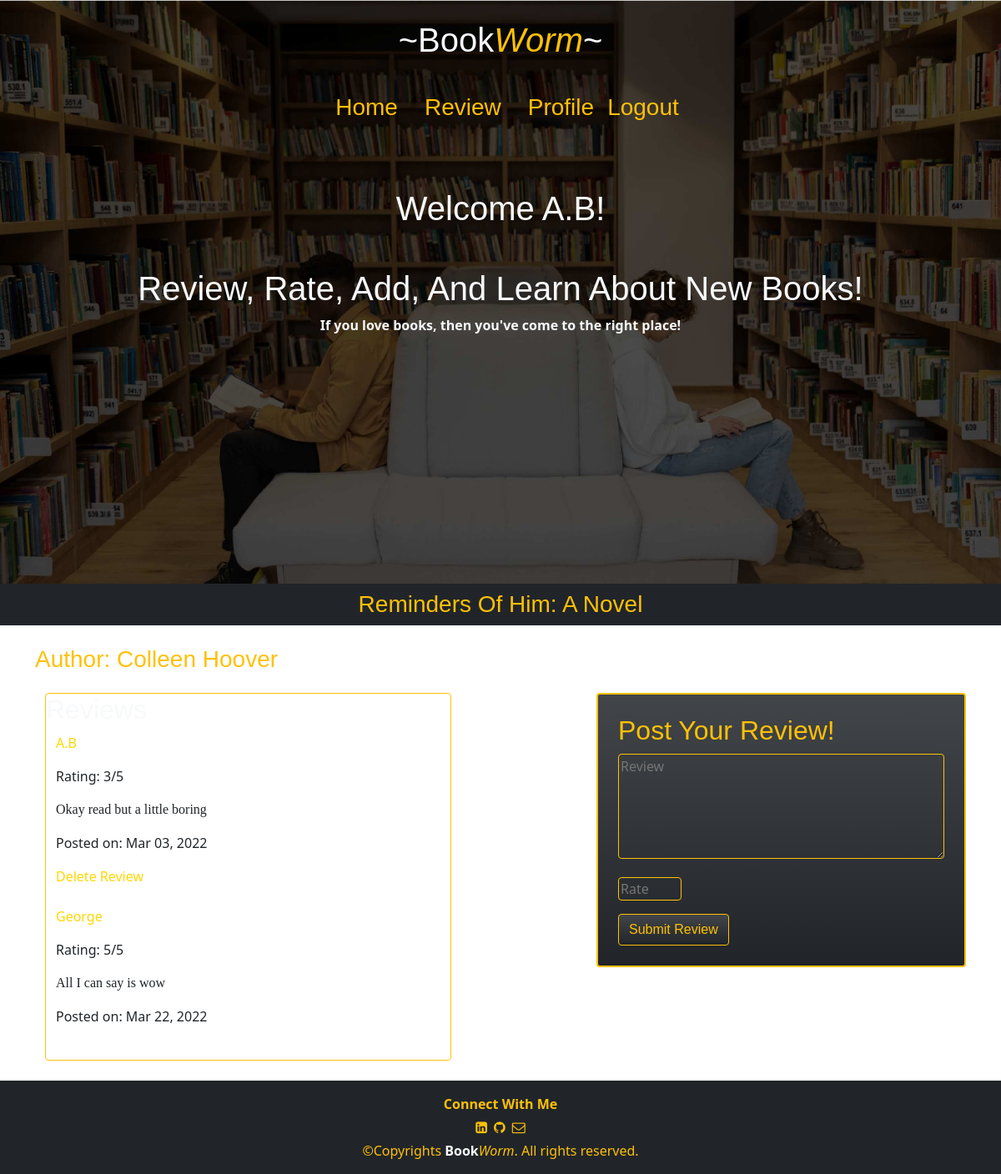
The app's page /books/7 (signed in) with its own data.
### apps/users/models.py (models this page shows)
class User(models.Model):
    name = models.CharField(max_length=255)
    alias = models.CharField(max_length=255)
    email = models.CharField(max_length=255)
    password = models.CharField(max_length=255)
    created_at = models.DateTimeField(auto_now_add=True)
    updated_at = models.DateTimeField(auto_now=True)
    objects = UserManager()

### apps/books/models.py (models this page shows)
class Book(models.Model):
    title = models.CharField(max_length=255)
    author = models.TextField()
    uploaded_by = models.ForeignKey(User, related_name='uploaded_books', on_delete=models.CASCADE)
    created_at = models.DateTimeField(auto_now_add=True)
    updated_at = models.DateTimeField(auto_now=True)
    objects = BookManager()

class Review(models.Model):
    review = models.TextField()
    rating = models.IntegerField()
    user = models.ForeignKey(User, related_name='book_reviews', on_delete= CASCADE)
    book = models.ForeignKey(Book, related_name='reviews', on_delete=models.CASCADE)
    created_at = models.DateTimeField(auto_now_add=True)
    updated_at = models.DateTimeField(auto_now=True)
    objects = BookManager()

### apps/books/views.py (the view)
# urls.py: path('<int:book_id>', views.show_book),
def show_book(request, book_id):
    if 'user_id' not in request.session:
        return redirect('/')
    user = User.objects.get(id= request.session['user_id'])
    book_to_get= Book.objects.get(id = book_id)
    context = {
        'reviews': Review.objects.filter(book= book_to_get),
        'book': book_to_get,
        'user' : user
    }
    return render(request, 'show_book.html', context)

### apps/books/templates/show_book.html (shortened to what this page needs)
<!DOCTYPE html>
<html lang="en">
<head>
    <link href="https://cdn.jsdelivr.net/npm/bootstrap@5.1.3/dist/css/bootstrap.min.css" rel="stylesheet">
    <link rel="stylesheet" href="https://cdnjs.cloudflare.com/ajax/libs/font-awesome/4.7.0/css/font-awesome.min.css">
    {% load static %}
    <link rel="stylesheet" href="{% static 'css/show_book.css' %}">
</head>
<body>
    <div class="container-fluid header">
        <h1 class="text-light  text-center py-4 text-decoration-underlin">~Book<i class="text-warning">Worm</i>~</h1>
        <nav class="navbar text-light p-2 mb-5">
            <div class="container-xxl">
                <div class=" d-flex justify-content-between m-auto">
                    <h3><a class="link-warning text-decoration-none mx-3" href="/books">Home</a></h3>
                    <h3><a class="link-warning text-decoration-none mx-3" href="/books/add">Review</a></h3>
                    <h3><a class="link-warning text-decoration-none mx-3" href="/{{user.id}}">Profile</a></h3>
                    <h3><a class="link-warning text-decoration-none" href="/logout">Logout</a></h3>
                </div>
        </nav>
        <div class="container pt-3">
            <h1 class="text-center text-light">Welcome {{user.alias}}!</h1>
            <h1 class="text-center text-light mt-5">Review, Rate, Add, And Learn About New Books! </h1>
            <p class="text-center text-light"><strong> If you love books, then you've come to the right place!</strong> </p>
        </div>
    </div>
    <div class="container-fluid bg-dark">
        <h3 class="m-auto text-center py-2 w-50 mb-4 text-warning">{{book.title}}</h3>
    </div>
    <div class="container">
        <h3 class="text-warning mb-4">Author: {{book.author}}</h3>
        <div class="d-flex justify-content-between">
            <div class="container">
                <div class="reviews border border-warning w-75 p-0 mb-4 rounded">
                    <h2 class="text-light">Reviews</h2>
                    {% for review in reviews %}
                    <div class="container pb-4">
                        <p><a class="link text-decoration-none link-warning" href="/{{review.user.id}}">{{review.user.alias}}</a></p>
                        <p>Rating: {{review.rating}}/5</p>
                        <p class="review">{{review.review}}</p>
                        <p>Posted on: {{review.created_at|date:'M d, Y'}}</p>
                        {% if review.user.id == request.session.user_id %}
                            <a class="link link-warning text-decoration-none" href="/books/delete_review/{{review.id}}">Delete Review</a>
                        {% endif %}
                    </div>
                    {% endfor %}
                </div>
            </div>
            <div class="add_review border border-2 rounded border-warning mb-2 p-4 bg-gradient bg-dark align-self-start">
                <h2 class="text-warning">Post Your Review!</h2>
                <div>
                    <form action="add_review/{{book.id}}", method="post">
                        <p><textarea class="text-warning rounded bg-transparent border border-warning" name="review" id="" cols="40" rows="5" placeholder="Review"></textarea></p>
                        <p><input class="bg-transparent border rounded border-warning text-warning" type="number" name="rating" min="1" max="5" placeholder="Rate"></p>
                        <button class="btn btn-dark text-warning bg-gradient border border-warning">Submit Review</button>
                    </form>
                </div>
            </div>
        </div>
    </div>
    <footer class="p-3 bg-dark">
        <p class="text-center text-warning mb-0"><strong>Connect With Me</strong></p>
        <div class="d-flex justify-content-center align-items-center">
            <a class="link-warning p-1" href="#">
                <i class="fa fa-linkedin-square" aria-hidden="true"></i>
            </a>
            <a class="link-warning p-1" href="#">
                <i class="fa fa-github" aria-hidden="true"></i>
            </a>
            <a class="link-warning p-1" href="#">
                <i class="fa fa-envelope-o" aria-hidden="true"></i>
            </a>
        </div>
        <p class="text-center text-warning mb-0">&copy;Copyrights <strong class="text-light">Book</strong><i class="text-warning">Worm</i>. All rights reserved.</p>
    </footer>
</body>
</html>

### apps/books/static/css/show_book.css (style rules this page uses)
.header { background-image: url(../img/wepik-2022229-132042.png); height: 350px; background-repeat: no-repeat; background-size: cover; height: 700px; animation: change 15s infinite ease-in-out; }
h1,h2,h3,h4,h5,button { font-family:Verdana, Geneva, Tahoma, sans-serif }
.review { font-family: 'Gaegu', cursive; font-family: 'Schoolbell', cursive; }
.link { color: gold; }

### records on screen
User: alias "A.B"
Book: title "Reminders Of Him: A Novel", author "Colleen Hoover"
Review: user.alias "A.B", rating "3", review "Okay read but a little boring", created_at "Mar 03, 2022"
Review: user.alias "George", rating "5", review "All I can say is wow", created_at "Mar 22, 2022"
